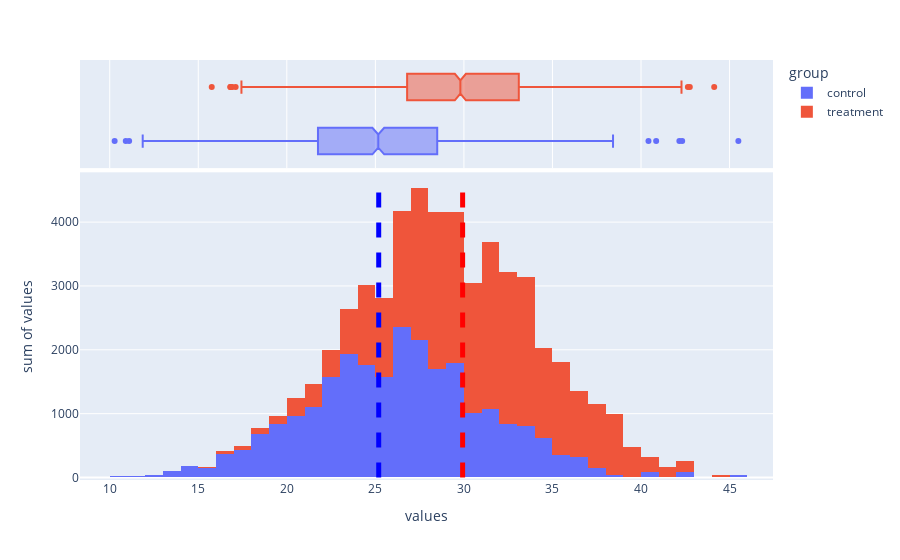

Source (notebook cell):
### Code cell
fig = px.histogram(data, x="values", y="values", color="group",marginal="box",  hover_data=data.columns) # box or violin, rug

x0_control = mean_control
x1_control = mean_control
x0_treatment = mean_treatment
x1_treatment = mean_treatment
fig.add_shape(type="line",x0=x0_control, x1=x0_control, y0 =0, y1=4500 , xref='x', yref='y', line = dict(color = 'blue', dash = 'dash', width = 5))
fig.add_shape(type="line",x0=x0_treatment, x1=x0_treatment, y0 =0, y1=4500 , xref='x', yref='y', line = dict(color = 'red', dash = 'dash', width = 5))
fig.show()

### Figure 1 — Plotly figure (JSON) as saved in the notebook; plotly's stock layout.template omitted (floating-point values rounded to 4 significant figures; data arrays with more than 128 entries replaced by an {"elided": "..."} marker saying what was removed)
{"data": [{"alignmentgroup": "True", "bingroup": "x", "histfunc": "sum", "hovertemplate": "group=control<br>values=%{x}<br>sum of values=%{y}<extra></extra>", "legendgroup": "control", "marker": {"color": "#636efa", "pattern": {"shape": ""}}, "name": "control", "offsetgroup": "control", "orientation": "v", "showlegend": true, "type": "histogram", "x": {"elided": "1000 float values"}, "xaxis": "x", "y": {"elided": "1000 float values"}, "yaxis": "y"}, {"alignmentgroup": "True", "customdata": {"elided": "1000x1 str values"}, "hovertemplate": "group=%{customdata[0]}<br>values=%{x}<extra></extra>", "legendgroup": "control", "marker": {"color": "#636efa"}, "name": "control", "notched": true, "offsetgroup": "control", "showlegend": false, "type": "box", "x": {"elided": "1000 float values"}, "xaxis": "x2", "yaxis": "y2"}, {"alignmentgroup": "True", "bingroup": "x", "histfunc": "sum", "hovertemplate": "group=treatment<br>values=%{x}<br>sum of values=%{y}<extra></extra>", "legendgroup": "treatment", "marker": {"color": "#EF553B", "pattern": {"shape": ""}}, "name": "treatment", "offsetgroup": "treatment", "orientation": "v", "showlegend": true, "type": "histogram", "x": {"elided": "1000 float values"}, "xaxis": "x", "y": {"elided": "1000 float values"}, "yaxis": "y"}, {"alignmentgroup": "True", "customdata": {"elided": "1000x1 str values"}, "hovertemplate": "group=%{customdata[0]}<br>values=%{x}<extra></extra>", "legendgroup": "treatment", "marker": {"color": "#EF553B"}, "name": "treatment", "notched": true, "offsetgroup": "treatment", "showlegend": false, "type": "box", "x": {"elided": "1000 float values"}, "xaxis": "x2", "yaxis": "y2"}], "layout": {"barmode": "relative", "legend": {"title": {"text": "group"}, "tracegroupgap": 0}, "margin": {"t": 60}, "shapes": [{"line": {"color": "blue", "dash": "dash", "width": 5}, "type": "line", "x0": 25.19, "x1": 25.19, "xref": "x", "y0": 0, "y1": 4500, "yref": "y"}, {"line": {"color": "red", "dash": "dash", "width": 5}, "type": "line", "x0": 29.93, "x1": 29.93, "xref": "x", "y0": 0, "y1": 4500, "yref": "y"}], "xaxis": {"anchor": "y", "domain": [0, 1], "title": {"text": "values"}}, "xaxis2": {"anchor": "y2", "domain": [0, 1], "matches": "x", "showgrid": true, "showticklabels": false}, "yaxis": {"anchor": "x", "domain": [0, 0.7326], "title": {"text": "sum of values"}}, "yaxis2": {"anchor": "x2", "domain": [0.7426, 1], "matches": "y2", "showgrid": false, "showline": false, "showticklabels": false, "ticks": ""}}}
